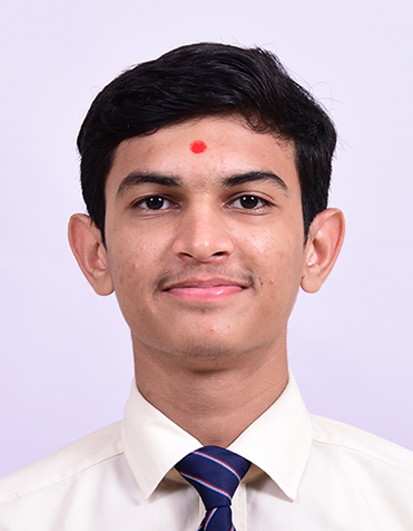
#> input picture Face Detection/Nirman Patel Photo.jpg, 413 x 531 px, found by its file name
$ python face_detect.py
#> lines starting #> are read from the running program, lines starting #| are printed output that depends on the picture; after the words box and inside, x2 and y2 are one past the last pixel; in counts of white or black regions, pixels touching at a corner belong together
import cv2 as cv
import numpy as np

img = cv.imread('/Users/nirmanpatel36/Documents/OpenCV/Face Detection/Nirman Patel Photo.jpg')
#> img is the input picture: shape (531, 413, 3); mean B, G, R 188.7, 180.9, 201.5
cv.imshow('Portrait', img)

#grayscaling
gray = cv.cvtColor(img, cv.COLOR_BGR2GRAY)
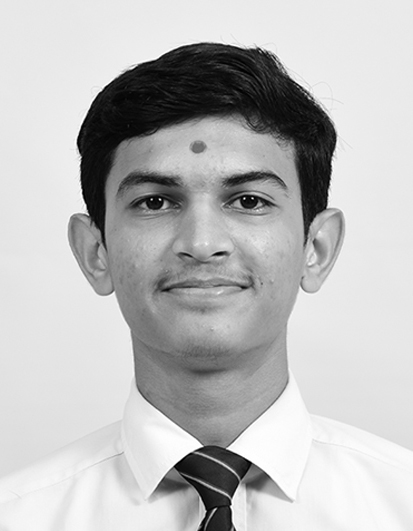
#> gray: shape (531, 413); min 0, max 255, mean 188
cv.imshow('Gray', gray)

#haar cascade
haar_cascade = cv.CascadeClassifier('haar_face.xml')
faces_rect = haar_cascade.detectMultiScale(gray, scaleFactor=1.1, minNeighbors=3)
#> faces_rect = [[75, 101, 257, 257]]

print(f'Number of faces found = {len(faces_rect)}')
#| Number of faces found = 1

for (x,y,w,h) in faces_rect:
    cv.rectangle(img, (x,y), (x+w,y+h), (0,255,0), thickness=2)
#> this loop made 1 pass
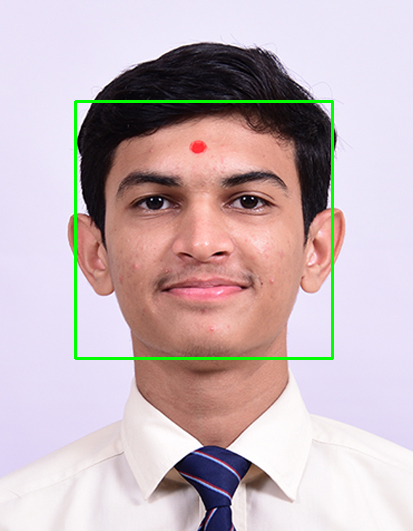
#> img: shape (531, 413, 3); 1.4% of pixels changed, all inside (x1, y1, x2, y2) = (74, 100, 334, 360)

cv.imshow('Detected Faces', img)

cv.waitKey(0)
